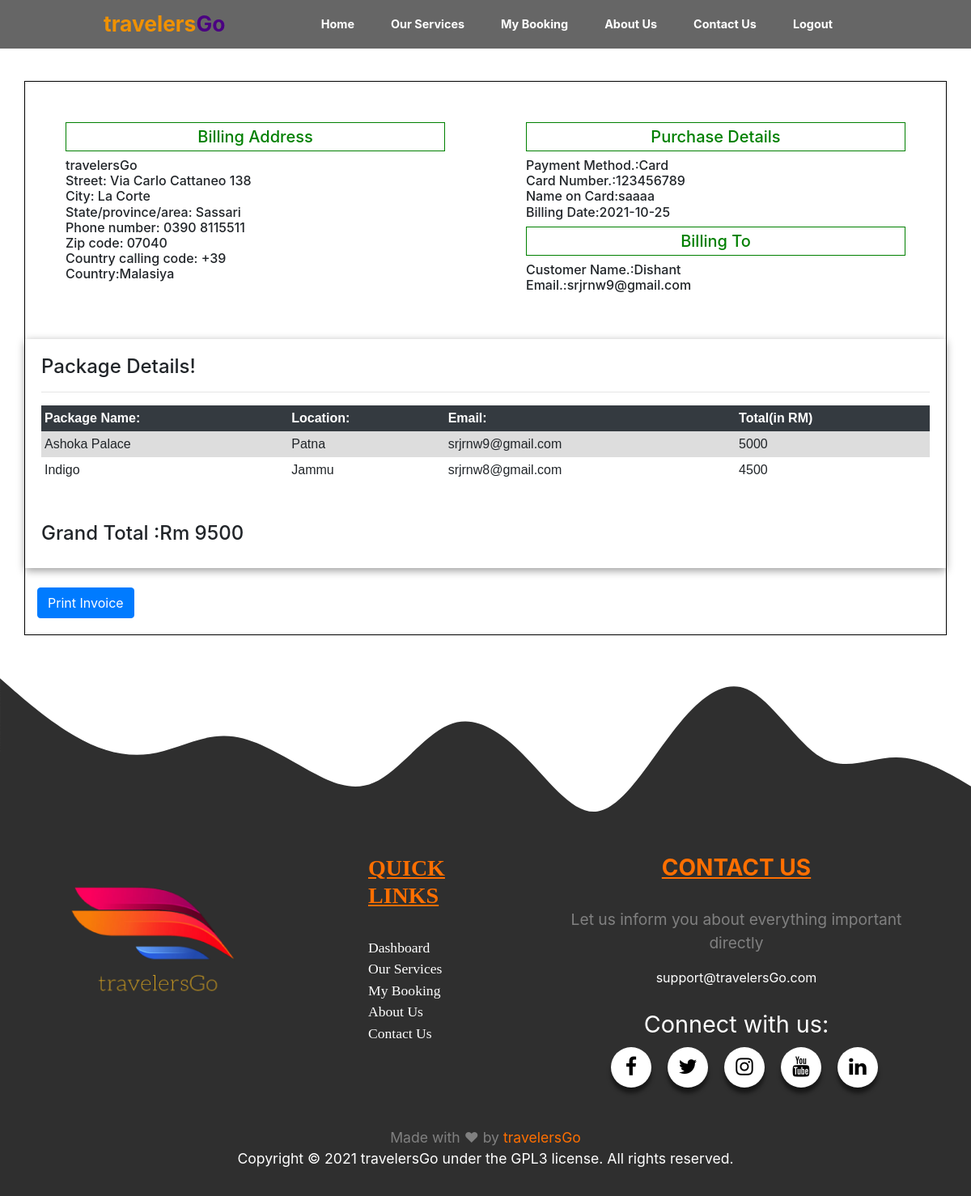
Screenshot of /Travel/user/invoice.php?id=2 (signed in) with the database file from the repository.
### tables this page shows
CREATE TABLE `cart` (
  `cart_id` int(11) NOT NULL,
  `name` varchar(255) NOT NULL,
  `location` varchar(255) NOT NULL,
  `date` date NOT NULL DEFAULT current_timestamp(),
  `email` varchar(255) NOT NULL,
  `price` varchar(255) NOT NULL,
  `cname` varchar(255) NOT NULL,
  `cnumber` text NOT NULL,
  `exp` text NOT NULL,
  `cvv` text NOT NULL,
  `id` int(11) NOT NULL
);

### Travel/user/invoice.php (the view, shortened to what this page needs)
<?php
if (isset($_SESSION['id']) && isset($_SESSION['user_name'])) {
?>
<!DOCTYPE html>
<html>
<head>
  <link rel="stylesheet" type="text/css" href="style.css">
  <link rel="stylesheet" href="https://maxcdn.bootstrapcdn.com/bootstrap/4.4.1/css/bootstrap.min.css">
  <link rel="stylesheet" href="https://cdnjs.cloudflare.com/ajax/libs/font-awesome/4.7.0/css/font-awesome.min.css">
</head>
<body>
  <nav class="navbar navbar-expand-lg navbar-light fixed-top" id="navhead">
    <p style="color:rgb(240, 145, 0);font-size: 1.65em;font-weight: bolder;padding-left: 110px;margin: 2px;">travelers<span style="color:indigo;">Go</span> </p>
    <div class="collapse navbar-collapse justify-content-end" id="navbarSupportedContent">
      <ul id="navbar" class="navbar-nav ">
        <li>
          <a  id="nav"  href="..\home2.php">Home<span class="sr-only">(current)</span></a>
        </li>
        <li id="list">
          <a   id="nav"   href="../home2.php#services">Our Services</a>
        </li>
        <li id="list">
          <a   id="nav"   href="my_booking.php">My Booking</a>
        </li>
        <li id="list">
          <a   id="nav"   href="../home2.php#about">About Us</a>
        </li>
        <li id="list">
          <a   id="nav"   href="#contact">Contact Us</a>
        </li>
        <li >
          <a   id="nav"   href="logout.php">Logout</a>
        </li>
        <li id="lists">
        </li>
      </ul>
    </div>
  </nav>
 <div class="container" id="bill" style="border: 1px solid black;">
    <div class="row" >
      <div class="col-md-6" style="padding: 50px;">
         <h5 style="color:green;border: 1px solid green;padding: 5px;text-align: center;">Billing Address</h5>
         <h6><span>travelersGo</span><br>
        <span> Street:</span>  Via Carlo Cattaneo 138
<br>
<span>City:</span>  La Corte
<br>
<span>State/province/area: </span>  Sassari
<br>
<span>Phone number: </span> 0390 8115511
<br>
<span>Zip code:</span>  07040
<br>
<span>Country calling code:</span>  +39
<br>
<span>Country:</span>Malasiya</h6>
      </div>
      <div class="col-md-6"  style="padding: 50px;">
                 <?php
          include 'db_conn.php';
           $id=$_GET['id'];
             $q="SELECT * FROM cart WHERE id=$id";
             $query=mysqli_query($conn,$q) or die("something went wrong!");
             $count=mysqli_num_rows($query);
               if ($count==0) {
           $output='there was no search resutl!';
           }else if($count>0){
              $res=mysqli_fetch_array($query);
           ?>
           <h5 style="color:green;border: 1px solid green;padding: 5px;text-align: center;">Purchase Details</h5>
           <h6>
             <span>Payment Method.:</span>Card<br>
             <span>Card Number.:</span><?php echo $res['cnumber']; ?><br>
             <span>Name on Card:</span><?php echo $res['cname']; ?><br>
             <span>Billing Date:</span><?php echo $res['date']; ?><br>
           </h6>
           <h5 style="color:green;border: 1px solid green;padding: 5px;text-align: center;">Billing To</h5>
             <h6>
             <span>Customer Name.:</span><?php echo $_SESSION['name'];?><br>
             <span>Email.:</span><?php echo $res['email']; ?>
           </h6>
                   <?php
}
?>
      </div>
    </div>
    <div class="row">
   <div class="col-md-12" style="background: white;padding: 20px;margin-top: -1px;box-shadow: 0 3px 10px rgba(0,0,0,0.4);">
    <h4>Package Details!</h4><hr>
<table>
  <tr class="bg-dark text-white">
    <th>Package Name:</th>
    <th>Location:</th>
    <th>Email:</th>
    <th>Total(in RM)</th>
  </tr>
           <?php
          include 'db_conn.php';
           $id=$_GET['id'];
             $q="SELECT * FROM cart WHERE id=$id";
             $query=mysqli_query($conn,$q) or die("something went wrong!");
             $count=mysqli_num_rows($query);
               if ($count==0) {
           $output='there was no search resutl!';
           }else{
           while($res=mysqli_fetch_array($query)){
           ?>
  <tr>
     <td><?php echo $res['name']; ?></td>
     <td><?php echo $res['location']; ?></td>
     <td><?php echo $res['email']; ?></td>
     <td><?php echo $res['price']; ?></td>
  </tr>
          <?php
  }
}
?>
</table>
 <?php
    include 'db_conn.php';
           $id=$_GET['id'];
    $a="SELECT SUM(price) AS count  FROM cart where id =$id";
    $query1=mysqli_query($conn,$a);
   foreach ($query1 as $res1) {
      $total=$res1['count'];
    }
    ?>
<br><br>
<h4>Grand Total :Rm <?php echo $total ?></h4>
</div>
    </div>
<br>
    <button  type="submit" name="submit" style="color: white;margin-bottom: 20px;" onclick="myfun('bill')" class="btn btn-primary">Print Invoice</button>
          <br>
  </div>
<div style="margin-bottom: -5px;">
</div>
<footer class="page-footer font-small indigo" id="contact">
  <div class="container-fluid" style="background:rgb(47,47,47); padding-bottom: 40px;">
    <div class="row">
      <div class="col-md-4" style="margin: 15px;text-transform: uppercase;font-family:Candara;font-size: 0.8em;color: white;">
         <img style="margin-left: 35px;"  width="67%" height="89%" src="logo.png">
      </div>
      <div id="quick_link" class="col-md-2" style="margin: 10px;font-family:Candara;font-size: 1.1em;color: white;">
        <h3 style="color:#ff6f00;font-weight: bolder;text-decoration: underline;">QUICK LINKS</h3>
        <br>
        <a class="link_hover" style="color: white;text-decoration: none;" href="#about">Dashboard</a><br>
        <a class="link_hover" style="color: white;text-decoration: none;" href="#">Our Services</a><br>
        <a class="link_hover" style="color: white;text-decoration: none;" href="#">My Booking</a><br>
        <a class="link_hover" style="color: white;text-decoration: none;" href="#">About Us</a><br>
        <a class="link_hover" style="color: white;text-decoration: none;" href="#contact">Contact Us</a>
      </div>
      <div class="col-md-5 socialmail" style="margin: 10px;text-align: center;">
        <h3 style="color: #ff6f00;font-weight: bolder;text-decoration: underline;text-align: center;">CONTACT US</h3><br>
        <p style="color: grey;font-size: 1.2em;">Let us inform you about everything important directly</p>
        <a  id="mail" href=mailto:support@srjrnw9@gmail.com">support@travelersGo.com</a>
        <br>
        <br>
        <div class="social-menu">
  <p style="font-size: 1.8em;color: white;text-align: center;">Connect with us:</p><br>
  <ul>
    <li><a href=#" target="_blank"><i class="fa fa-facebook"></i></a></li>
    <li><a href="#" target="_blank"><i class="fa fa-twitter"></i></a></li>
    <li><a href="#" target="_blank"><i class="fa fa-instagram"></i></a></li>
    <li><a href="#" target="_blank"><i class="fa fa-youtube"></i></a></li>
    <li><a href="#" target="_blank"><i class="fa fa-linkedin"></i></a></li>
  </ul>
</div>
     </div>
    </div>
  </div>
  <div class="footer-copyright text-center py-3" style="background-color:rgb(47,47,47);color: grey;font-size: 1.1em;line-height: 1.5em;" >Made with  &#10084;  by  <a style="color: #ff6f00" href="https://scriptindia.org/">travelersGo</a> <br>
    <p style="color: white;"> Copyright © 2021 travelersGo under the GPL3 license. All rights reserved.</p>
  </div>
</footer>
</body>
</html>
<?php
}else{
    header("Location:../index.php");
    exit();
}
 ?>

### Travel/user/style.css (style rules this page uses)
.social-menu ul { position: absolute; top: 97%; left: 52%; transform: translate(-50%, -50%); padding: 0; margin: 0; display: flex; }
.social-menu ul li { list-style: none; margin: 0px; }
.social-menu ul li .fa { color: #000000; font-size: 25px; line-height: 50px; transition: .5s; }
.social-menu ul li a { position: relative; display: block; width: 50px; height: 50px; border-radius: 50%; background-color: white; text-align: center; transition: 0.5s; transform: translate(0,0px); box-shadow: 0px 7px 5px rgba(0, 0, 0, 0.5); }
#mail { color:white; }

### Travel/user/invoice.php (style rules this page uses)
body { margin-top: 100px; }
li { color: white; padding: 10px; margin-right: 25px; }
a { color:black; }
#nav { color: white; }
#navhead { background:rgba(0, 0, 0, 0.6); }
#navbarSupportedContent>ul { font-size: 0.9em; font-weight: bolder; }
#lists { margin-right: 100px; }
table { font-family: arial, sans-serif; border-collapse: collapse; width: 100%; }
td, th { text-align: left; padding: 4px; }
tr:nth-child(even) { background-color: #dddddd; }

### rows the page displays
cart: cnumber "123456789", cname "saaaa", date "2021-10-25", email "srjrnw9@gmail.com", name "Ashoka Palace", location "Patna", price "5000"
cart: name "Indigo", location "Jammu", email "srjrnw8@gmail.com", price "4500"

### other values shown
$_SESSION['name'] "Dishant"
$total "9500"
